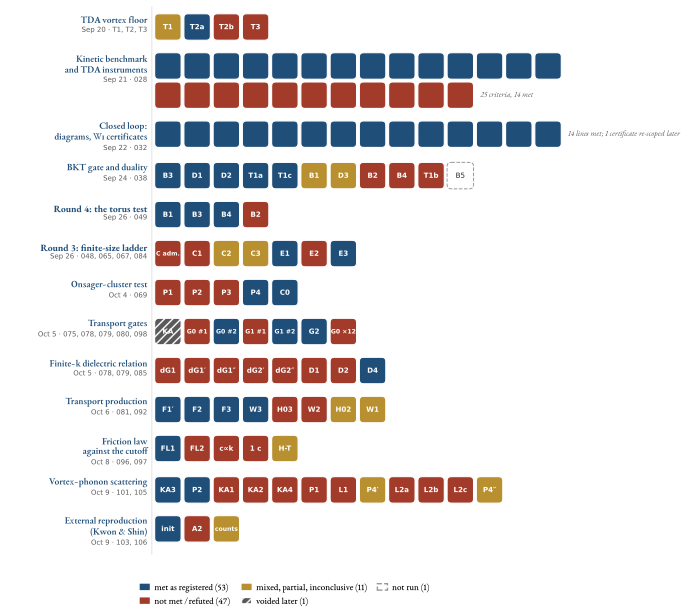

The Python source for this figure:
"""Chapter 10, figure 'verdict map': every criterion that LEDGER.md records one by one for the programme's campaigns, coloured by its verdict.
Input: figures/ch10_verdicts.json (curated, each row names the ledger claims it is read from; this script CHECKS that the claims exist,
that the quoted phrase occurs in LEDGER.md and that the row date is a date of one of the claims).  Output: ch10_verdicts.{pdf,png},
ch10_verdicts_numbers.json (tallies quoted in the chapter).
Run:  .venv/bin/python book/figures/ch10_verdicts.py"""
import sys, json, re
from pathlib import Path
sys.path.insert(0, str(Path(__file__).resolve().parents[1]))
from figstyle import *
from matplotlib.patches import FancyBboxPatch, Patch
import os
from matplotlib.font_manager import FontProperties
# The bold EB Garamond that matplotlib finds (EBGaramond12-Bold.ttf) has no 'lnum' feature, so a digit in a bold label stays old-style ('Round 4' reads as a descending figure).
# The OpenType bold that the book's LaTeX uses has it: take that file for the titles when it is installed.
_BOLD_OTF = "/usr/share/texlive/texmf-dist/fonts/opentype/public/ebgaramond/EBGaramond-Bold.otf"
TITLE_KW = dict(fontproperties=FontProperties(fname=_BOLD_OTF)) if os.path.exists(_BOLD_OTF) else dict(fontweight="bold")
if os.path.exists(_BOLD_OTF): plt.rcParams["pdf.fonttype"] = 3     # matplotlib embeds a CFF OpenType file as 'Type 42' (TrueType), which viewers flag as a mismatch; Type 3 (outlines) is valid for it

here = Path(__file__).resolve().parent
spec = json.load(open(here / "ch10_verdicts.json"))["rows"]
ledger = (ROOT / "LEDGER.md").read_text()

# ---- verification against the ledger -------------------------------------------------------------------------------------------
def claim_dates(cid):
    out = set()
    for ln in ledger.split("\n"):
        if re.match(r"\|\s*" + re.escape(cid) + r"\s*\|", ln):
            cols = [c.strip() for c in ln.strip().strip("|").split("|")]
            if len(cols) >= 3 and re.fullmatch(r"\d{4}-\d{2}-\d{2}|\d{4}-\d{2}", cols[2]): out.add(cols[2])
    return out
problems = []
for r in spec:
    for cid in r["claims"]:
        if not re.search(r"\b" + re.escape(cid) + r"\b", ledger): problems.append(f"{r['id']}: {cid} not in LEDGER.md")
    if r["check"] not in ledger: problems.append(f"{r['id']}: phrase not found: {r['check']!r}")
    ds = set().union(*[claim_dates(c) for c in r["claims"]])
    if r["date"] not in ds: problems.append(f"{r['id']}: date {r['date']} not among the ledger dates {sorted(ds)} of {r['claims']}")
print("ledger verification:", "OK" if not problems else problems)
assert not problems, problems

# ---- drawing -------------------------------------------------------------------------------------------------------------------
COL = {"P": BLUE, "F": RED, "M": GOLD, "V": GREY, "N": "#FFFFFF"}
SANS = "DejaVu Sans"
PER_LINE, CW, CG, RH, PAD = 14, 0.285, 0.030, 0.285, 0.105
LABW = 1.62
TXT_H = lambda r: 0.118 * (r["title"].count("\n") + 1) + 0.105
heights = [max(int(np.ceil(len(r["cells"]) / PER_LINE)) * (RH + CG), TXT_H(r)) for r in spec]
H = sum(heights) + PAD * (len(spec) + 1)
W = LABW + PER_LINE * (CW + CG)
EXTRA = 0.62
fig = plt.figure(figsize=(TEXTW, TEXTW * (H + EXTRA) / W))
ax = fig.add_axes([0, EXTRA / (H + EXTRA), 1, H / (H + EXTRA)]); ax.set_xlim(0, W); ax.set_ylim(H, 0); ax.axis("off")
y = PAD
tallies = {k: 0 for k in COL}; per_row = []
for r, h in zip(spec, heights):
    t = {k: 0 for k in COL}
    for k, c in enumerate(r["cells"]):
        i, j = divmod(k, PER_LINE)
        x0, y0 = LABW + j * (CW + CG), y + i * (RH + CG)
        v = c["v"]; t[v] += 1; tallies[v] += 1
        ax.add_patch(FancyBboxPatch((x0, y0), CW, RH, boxstyle="round,pad=0,rounding_size=0.045", fc=COL[v], ec=("#999999" if v == "N" else "white"),
                                    lw=0.8 if v != "N" else 0.7, ls="--" if v == "N" else "-", hatch="////" if v == "V" else None))
        if c["l"]:
            ax.text(x0 + CW / 2, y0 + RH / 2 + 0.004, c["l"], ha="center", va="center", fontsize=5.1 if len(c["l"]) <= 4 else 4.4, family=SANS,
                    color="#222222" if v == "N" else "white", fontweight="bold" if v != "N" else "normal")
    nl = r["title"].count("\n") + 1
    d = r["date"][5:]; mm = {"09": "Sep", "10": "Oct", "08": "Aug"}[d[:2]]
    ax.text(LABW - 0.08, y + 0.005, r["title"], ha="right", va="top", fontsize=6.9, color=BLUE, linespacing=1.12,
            **(TITLE_KW if (re.search(r"\d", r["title"]) and "\n" not in r["title"]) else dict(fontweight="bold")))     # the OpenType bold only where a digit needs lining figures (its line height differs)
    ax.text(LABW - 0.08, y + 0.118 * nl + 0.02, f"{mm} {int(d[3:])} \u00b7 " + ", ".join(c.replace("CLAIM-", "") for c in r["claims"]), ha="right", va="top", fontsize=5.0, color=GREY, family=SANS)
    if r.get("note"):
        last = len(r["cells"]) - 1; i, j = divmod(last, PER_LINE)
        ax.text(LABW + (j + 1) * (CW + CG) + 0.04, y + i * (RH + CG) + RH / 2, r["note"], ha="left", va="center", fontsize=5.6, color=GREY, style="italic")
    n = len(r["cells"]); per_row.append(dict(id=r["id"], n=n, **{k: v for k, v in t.items() if v}))
    y += h + PAD
ax.plot([LABW - 0.03] * 2, [0.03, H - 0.03], color="#DDDDDD", lw=0.6)
tot = sum(tallies.values())
leg = [Patch(fc=BLUE, label=f"met as registered ({tallies['P']})"), Patch(fc=RED, label=f"not met / refuted ({tallies['F']})"),
       Patch(fc=GOLD, label=f"mixed, partial, inconclusive ({tallies['M']})"), Patch(fc=GREY, hatch="////", ec="white", label=f"voided later ({tallies['V']})"),
       Patch(fc="white", ec="#999999", ls="--", label=f"not run ({tallies['N']})")]
fig.legend(handles=leg, loc="lower center", ncol=3, fontsize=6.6, frameon=False, bbox_to_anchor=(0.5, 0.0), handlelength=1.1, columnspacing=1.3, handletextpad=0.5)
save(fig, "ch10_verdicts")
json.dump(dict(total=tot, tallies=tallies, rows=per_row, n_rows=len(spec), source="LEDGER.md rows named in ch10_verdicts.json (verified by this script)"),
          open(here / "ch10_verdicts_numbers.json", "w"), indent=1)
print("cells:", tot, tallies)
